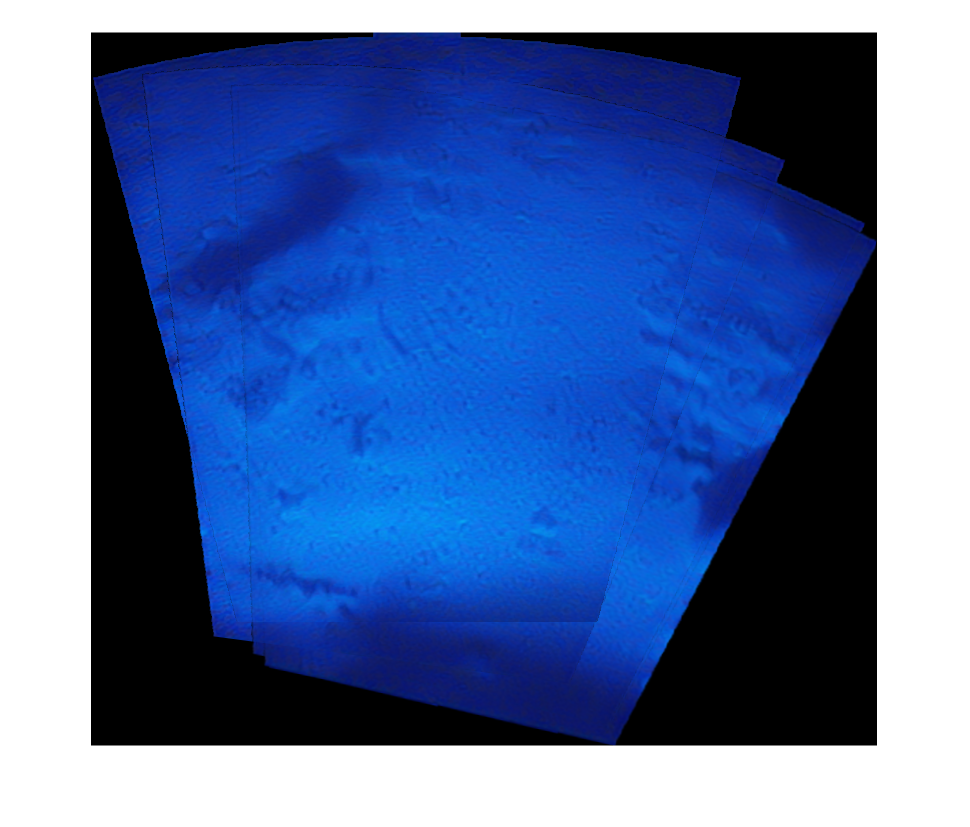
%> input picture mozaikuspj2.png, 970 x 827 px
$ octave --eval "result = ImageMaskingBeforeFFT(imread('mozaikuspj2.png'));"   (GNU Octave 9; MATLAB toolbox functions it lacks are replaced by stand-ins)
%> lines starting %> are read from the running program, lines starting %| are printed output that depends on the picture; in (x1, y1, x2, y2) boxes, pixels count from 0 and x2, y2 are one past the last pixel; in counts of white or black regions, pixels touching at a corner belong together; the program's own positions count from 1
function  img = ImageMaskingBeforeFFT(img)
imgCropped = img(1:600,50:750,:);
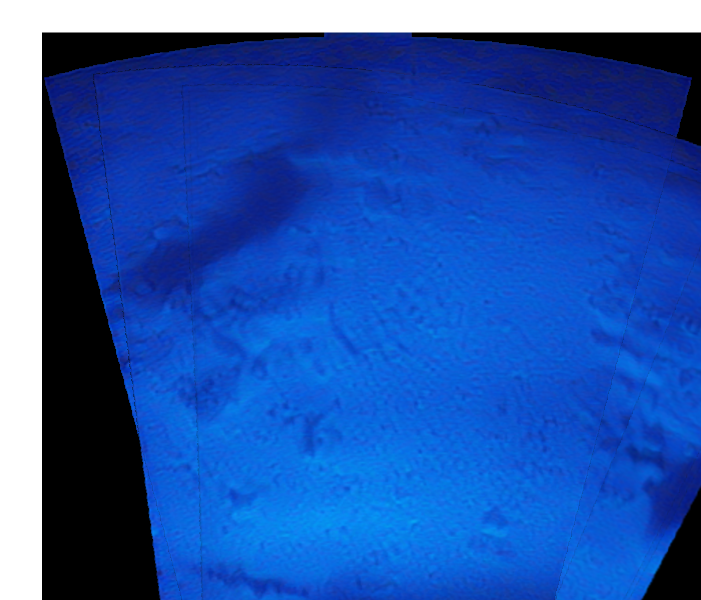
%> imgCropped: size 600x701x3 uint8; mean R, G, B 37.6, 85.6, 173.9
%imgCropped = img(1:900,50:750,:);
binary = im2bw(imgCropped,0.01);
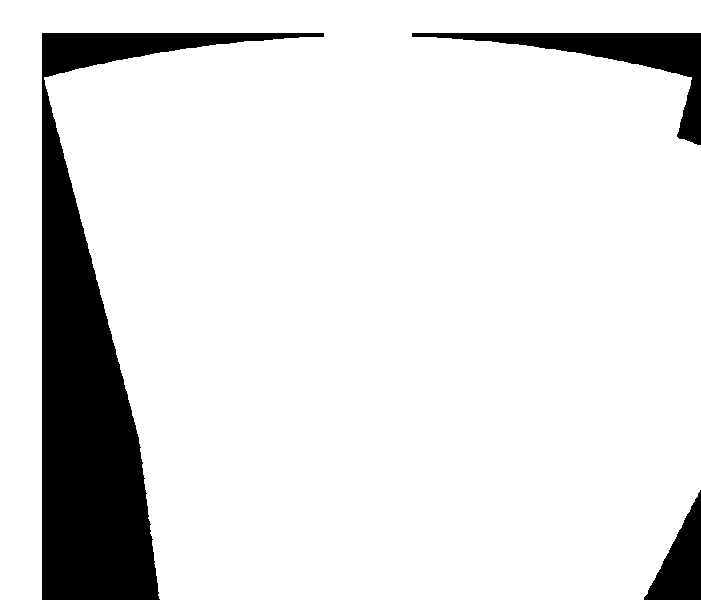
%> binary: size 600x701 logical; 88% white; 3 black regions, box (x1, y1, x2, y2) and area: (42, 33, 324, 600) 40371, (412, 33, 701, 145) 6728, (644, 490, 701, 600) 3181

se = strel('line',15,90);
binary = imerode(binary,se);
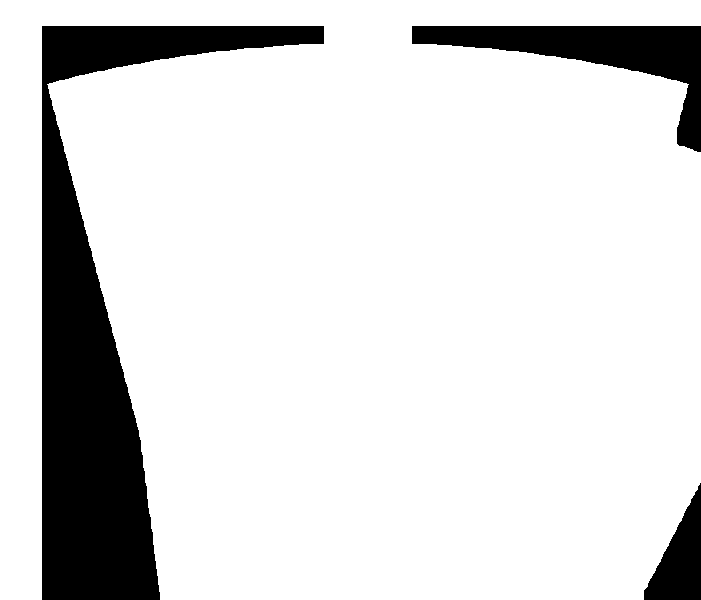
%> binary: size 600x701 logical; 85.8% white; 3 black regions, box (x1, y1, x2, y2) and area: (42, 26, 324, 600) 45135, (412, 26, 701, 152) 10966, (644, 483, 701, 600) 3580
binary = imdilate(binary,se);
%> binary: size 600x701 logical; 88% white; 3 black regions, box (x1, y1, x2, y2) and area: (42, 33, 324, 600) 40431, (412, 33, 701, 145) 6752, (644, 490, 701, 600) 3181

imgDilated = imgCropped.*0;
%> imgDilated: size 600x701x3 uint8; every value is 0
imgMask = imgDilated;
s = size(imgDilated);
%> s = [600 701 3]
for i = 1:s(1)
    for j = 1:s(2)
        if(binary(i,j) == 1)
            imgDilated(i,j,:)=imgCropped(i,j,:);
            imgMask(i,j,:)=255;
        end
    end
end

imgMask = imerode(imgMask,se);


kernel = fspecial('gaussian', [50 50],10);
binary = imfilter(imgMask, kernel);
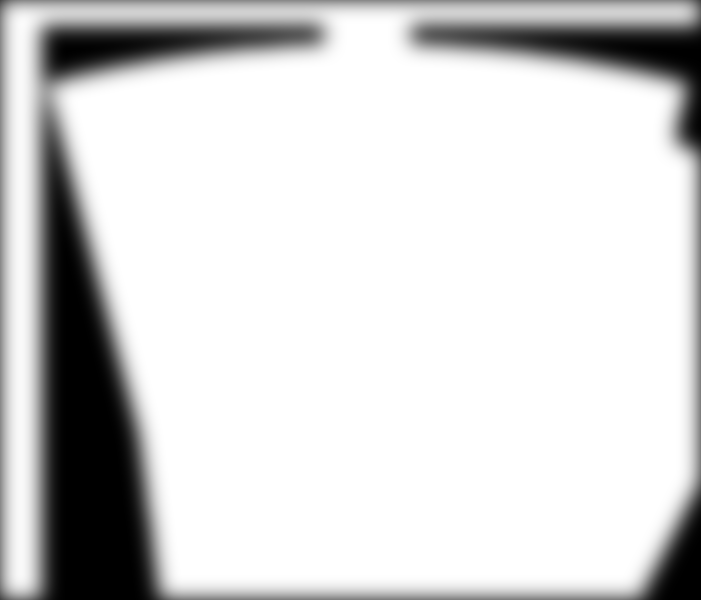
%> binary: size 600x701x3 uint8; min 0, max 255, mean 213.6

imgFinal = imgCropped.*0;

s = size(binary);
for i = 1:s(1)
    for j = 1:s(2)
        if(imgMask(i,j)>0)
          imgFinal(i,j,:) = imgDilated(i,j,:).*(imgMask(i,j)/255.0);
        else
          imgFinal(i,j,:) = 0;
        end
    end
end
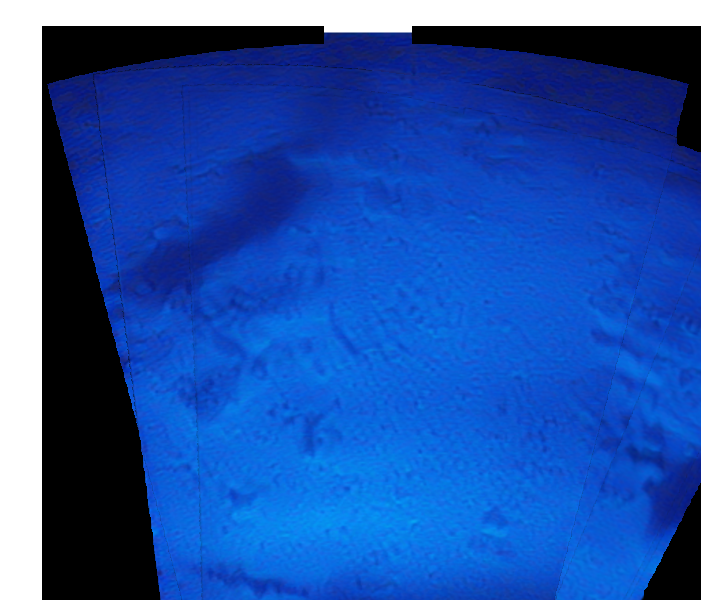
%> imgFinal: size 600x701x3 uint8; mean R, G, B 35.2, 82.9, 170.2


img = imgFinal;
end

% [10 lines of commented-out code are left out]
